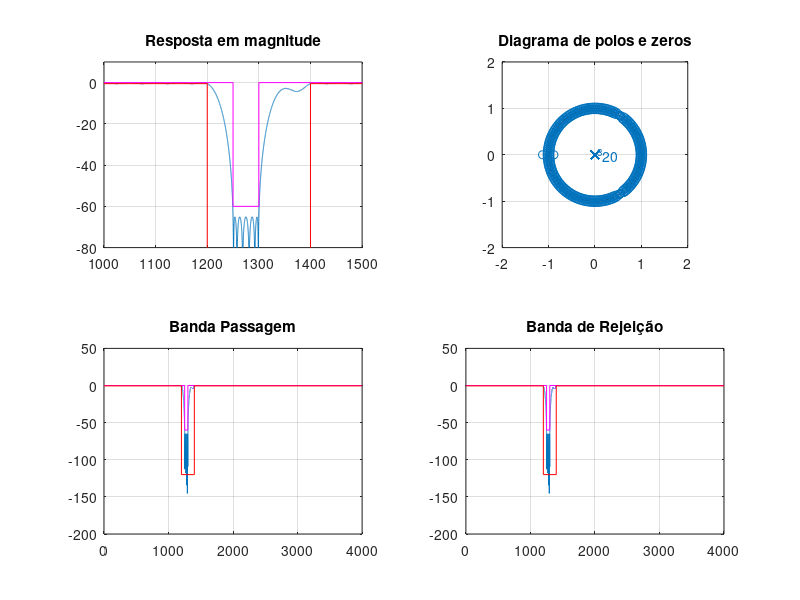
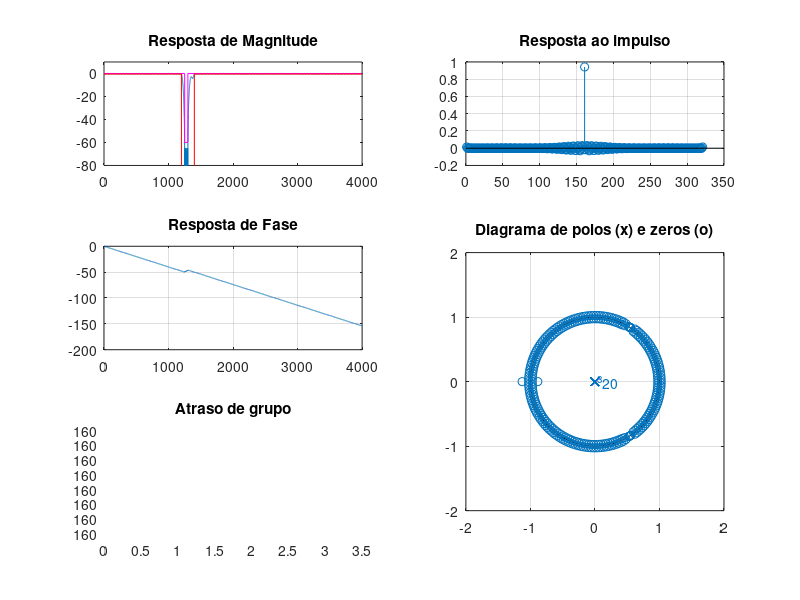

Reproduce these figures in MATLAB, in order.
% Projeto filtro 4 FIR PM
% BP - (fa = 8000 Hz, f1 = 1200 Hz; f2 = 1250 Hz, f3 = 1300 Hz;
% f4 = 1400 Hz, Ap = 0.5 dB, As = 60 dB, GdB = 0 dB)

close all;
clear all;
clc;

ExecutarAjuste = 1;

%% Especificacoes
Ap = 0.5; As = 60; GdB = 0;

fa = 8000;
fp1 = 1200; fp2 = 1400;
fs1 = 1250; fs2 = 1300;

fcuts = [fp1 fs1 fs2 fp2];
w = fcuts/fa*(2*pi);
wp1 = w(1)/pi; ws1 = w(2)/pi; ws2 = w(3)/pi; wp2 = w(4)/pi;

mags = [1 0 1];
devs_As = 10^(-As/20);
devs_Ap = 1-10^(-Ap/20);
devs = [devs_Ap devs_As devs_Ap];
G0 = GdB;

if ExecutarAjuste
    G0 = G0 - 0.23;
end

% calculo da ordem com firpmord
[n,f0,a0,w0] = firpmord(fcuts,mags,devs,fa);

% calculo algoritmo PM
h_pm = firpm(n,f0,a0,w0);
h_pm = h_pm*10^(G0/20);

%%
figure(1)
subplot(221)
title('Resposta de magnitude')
[h, w] = freqz(h_pm, 1, linspace(0,pi,100000));
% plot(w/pi, abs(h)); grid on;
plot(w*fa/2/pi,20*log10(abs(h))); grid on;
title('Resposta em magnitude')
xlim([1000 1500]); ylim([-80 10]);
hold on;
Amin = 80;
plot([0, ws1, ws1, ws2, ws2, 1]*fa/2, [0, 0, -As, -As, 0,0], '-m')
plot([0, wp1, wp1, wp2, wp2, 1]*fa/2, [-Ap, -Ap, -120, -120, -Ap, -Ap], '-r')

subplot(222)
zplane(h_pm, 1); axis([-2 2 -2 2]);
title('Diagrama de polos e zeros')

subplot(223)
plot(w*fa/2/pi,20*log10(abs(h))); grid on;
title('Banda Passagem')
grid on; hold on;
plot([0, ws1, ws1, ws2, ws2, 1]*fa/2, [0, 0, -As, -As, 0,0], '-m')
plot([0, wp1, wp1, wp2, wp2, 1]*fa/2, [-Ap, -Ap, -120, -120, -Ap, -Ap], '-r')
% xlim([0.4 0.7]); ylim([-2 0.5]);

subplot(224)
plot(w*fa/2/pi,20*log10(abs(h))); grid on;
title('Banda de Rejeição')
grid on; hold on;
plot([0, ws1, ws1, ws2, ws2, 1]*fa/2, [0, 0, -As, -As, 0,0], '-m')
plot([0, wp1, wp1, wp2, wp2, 1]*fa/2, [-Ap, -Ap, -120, -120, -Ap, -Ap], '-r')
% xlim([0.5 0.7]); ylim([-50 -30]);

%%
figure(2)
%suptitle(['LP FIR ' num2str(fp) '-' num2str(fs) ' Ordem: ' num2str(2*M+1)])

escala = fa/2;
subplot(3,2,[4 6])
zplane(h_pm, 1);
axis([-2 2 -2 2])
title('Diagrama de polos (x) e zeros (o)')

clear h w
[h, w] = freqz(h_pm, 1, 'whole');

subplot(322)
stem(h_pm), grid on;
title('Resposta ao impulso')

subplot(321)
[h, w] = freqz(h_pm, 1, linspace(0,pi,10000));
% plot(w/pi, abs(h)); grid on;
% plot(w/pi*escala, 20*log10(abs(h))); grid on;
plot(w*fa/2/pi,20*log10(abs(h)))
hold on;
title('Resposta de Magnitude')
xlim([1000 1500]); ylim([-80 10]);
Amin = 80;
plot([0, ws1, ws1, ws2, ws2, 1]*fa/2, [0, 0, -As, -As, 0,0], '-m')
plot([0, wp1, wp1, wp2, wp2, 1]*fa/2, [-Ap, -Ap, -120, -120, -Ap, -Ap], '-r')
xlim([0 fa/2])

subplot(323)
plot(w/pi*escala, unwrap(angle(h))/pi); grid on;
title('Resposta de Fase')

subplot(325)
grpdelay(h_pm, 1)
title('Atraso de grupo')
